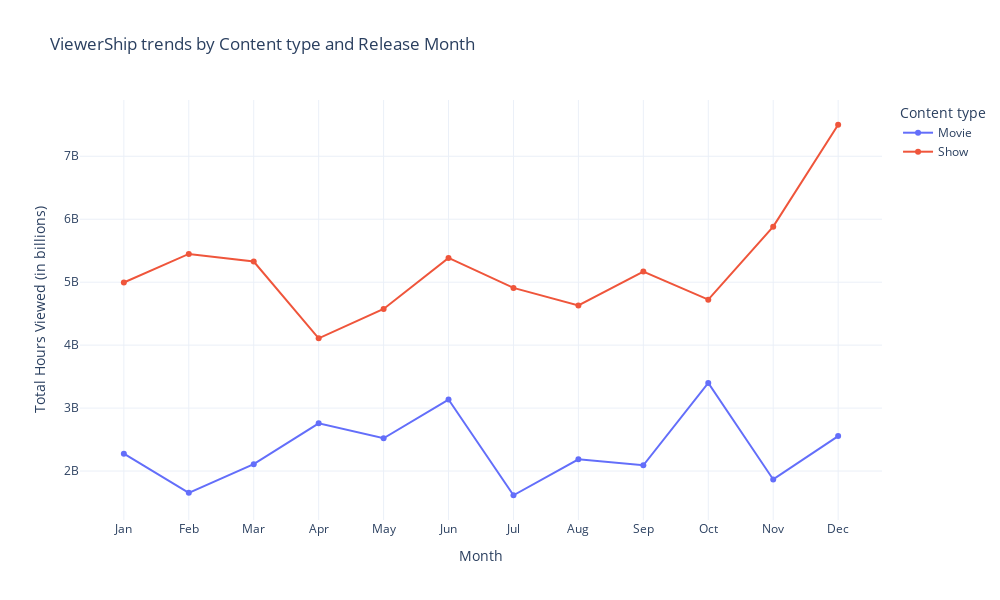

Notebook source saved alongside this figure:
### Code cell
fig = go.Figure()

for content_type in monthly_viewership_by_content_type.columns:
    fig.add_trace(
        go.Scatter(
            x=monthly_viewership_by_content_type.index,
            y=monthly_viewership_by_content_type[content_type],
            mode = 'lines+markers',
            name=content_type
        )
    )
fig.update_layout(
    title = 'ViewerShip trends by Content type and Release Month',
    xaxis_title = 'Month',
    yaxis_title = 'Total Hours Viewed (in billions)',
    xaxis = dict(
        tickmode = 'array',
        tickvals = list(range(1,13)),
        ticktext = ['Jan', 'Feb', 'Mar', 'Apr', 'May', 'Jun', 'Jul', 'Aug', 'Sep', 'Oct', 'Nov', 'Dec']
    ),
    height=600,
    width = 1000,
    legend_title = 'Content type'
)
fig.show()

### Figure 1 — Plotly figure (JSON) as saved in the notebook; plotly's stock layout.template omitted (floating-point values rounded to 4 significant figures)
{"data": [{"mode": "lines+markers", "name": "Movie", "type": "scatter", "x": [1.0, 2.0, 3.0, 4.0, 5.0, 6.0, 7.0, 8.0, 9.0, 10.0, 11.0, 12.0], "y": [2276000000.0, 1654000000.0, 2109000000.0, 2758000000.0, 2520000000.0, 3136000000.0, 1616000000.0, 2186000000.0, 2092000000.0, 3400000000.0, 1867000000.0, 2555000000.0]}, {"mode": "lines+markers", "name": "Show", "type": "scatter", "x": [1.0, 2.0, 3.0, 4.0, 5.0, 6.0, 7.0, 8.0, 9.0, 10.0, 11.0, 12.0], "y": [4996000000.0, 5449000000.0, 5328000000.0, 4108000000.0, 4574000000.0, 5386000000.0, 4909000000.0, 4631000000.0, 5170000000.0, 4723000000.0, 5883000000.0, 7501000000.0]}], "layout": {"height": 600, "legend": {"title": {"text": "Content type"}}, "title": {"text": "ViewerShip trends by Content type and Release Month"}, "width": 1000, "xaxis": {"tickmode": "array", "ticktext": ["Jan", "Feb", "Mar", "Apr", "May", "Jun", "Jul", "Aug", "Sep", "Oct", "Nov", "Dec"], "tickvals": [1, 2, 3, 4, 5, 6, 7, 8, 9, 10, 11, 12], "title": {"text": "Month"}}, "yaxis": {"title": {"text": "Total Hours Viewed (in billions)"}}}}
